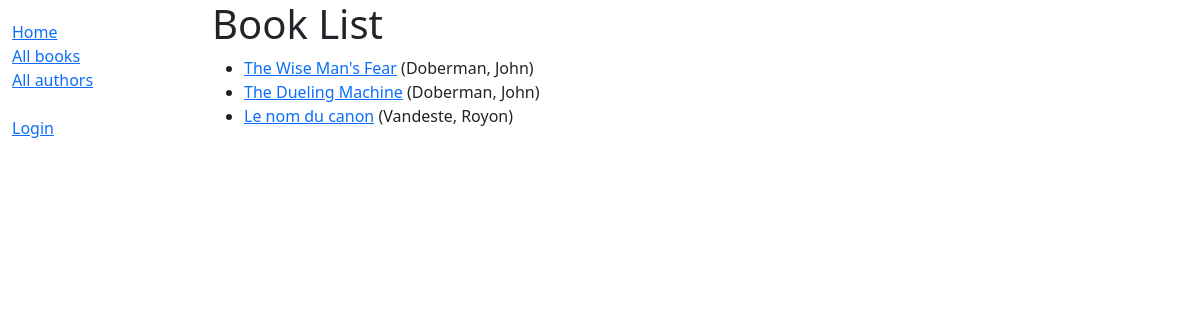
/catalog/books/, run on the app's committed database.
### catalog/models.py (models this page shows, shortened)
class Book(models.Model):
    title = models.CharField(max_length=200)
    author = models.ForeignKey('Author', on_delete=models.SET_NULL, null=True)
    summary = models.TextField(
        max_length=1000, help_text='Enter a brief description of the book')
    isbn = models.CharField('ISBN', max_length=13, unique=True,
                            help_text='13 Character <a href="https://www.isbn-international.org/content/what-isbn">ISBN number</a>')
    genre = models.ManyToManyField(
        Genre, help_text='Select a genre for this book')
    language = models.ForeignKey(
        Language, on_delete=models.SET_NULL, null=True)
    def get_absolute_url(self):
        return reverse("book-detail", args=[str(self.id)])
    def display_genre(self):
        """Create a string for the Genre. This is required to display genre in Admin."""
        return ', '.join(genre.name for genre in self.genre.all()[:3])
    display_genre.short_description = 'Genre'

class Author(models.Model):
    first_name = models.CharField(max_length=100)
    last_name = models.CharField(max_length=100)
    date_of_birth = models.DateField(null=True, blank=True)
    date_of_death = models.DateField('died', null=True, blank=True)
    class Meta:
        ordering = ['last_name', 'first_name']
    def __str__(self):
        return f'{self.last_name}, {self.first_name}'

### catalog/views.py (the view)
# urls.py: path('books/', views.BookListView.as_view(), name='books'),
class BookListView(ListView):
    model = Book
    paginate_by = 10

### catalog/templates/catalog/book_list.html
{% extends 'base_generic.html' %} {% block content %}
<h1>Book List</h1>
{% if book_list %}
<ul>
  {% for book in book_list %}
  <li>
    <a href="{{ book.get_absolute_url }}">{{ book.title }}</a> ({{book.author}})
  </li>
  {% endfor %}
</ul>
{% else %}
<p>There are no books in the library.</p>
{% endif %} {% endblock %}

### data on the page
Book: title "The Wise Man's Fear", author "Doberman, John"
Book: title "The Dueling Machine", author "Doberman, John"
Book: title "Le nom du canon", author "Vandeste, Royon"
